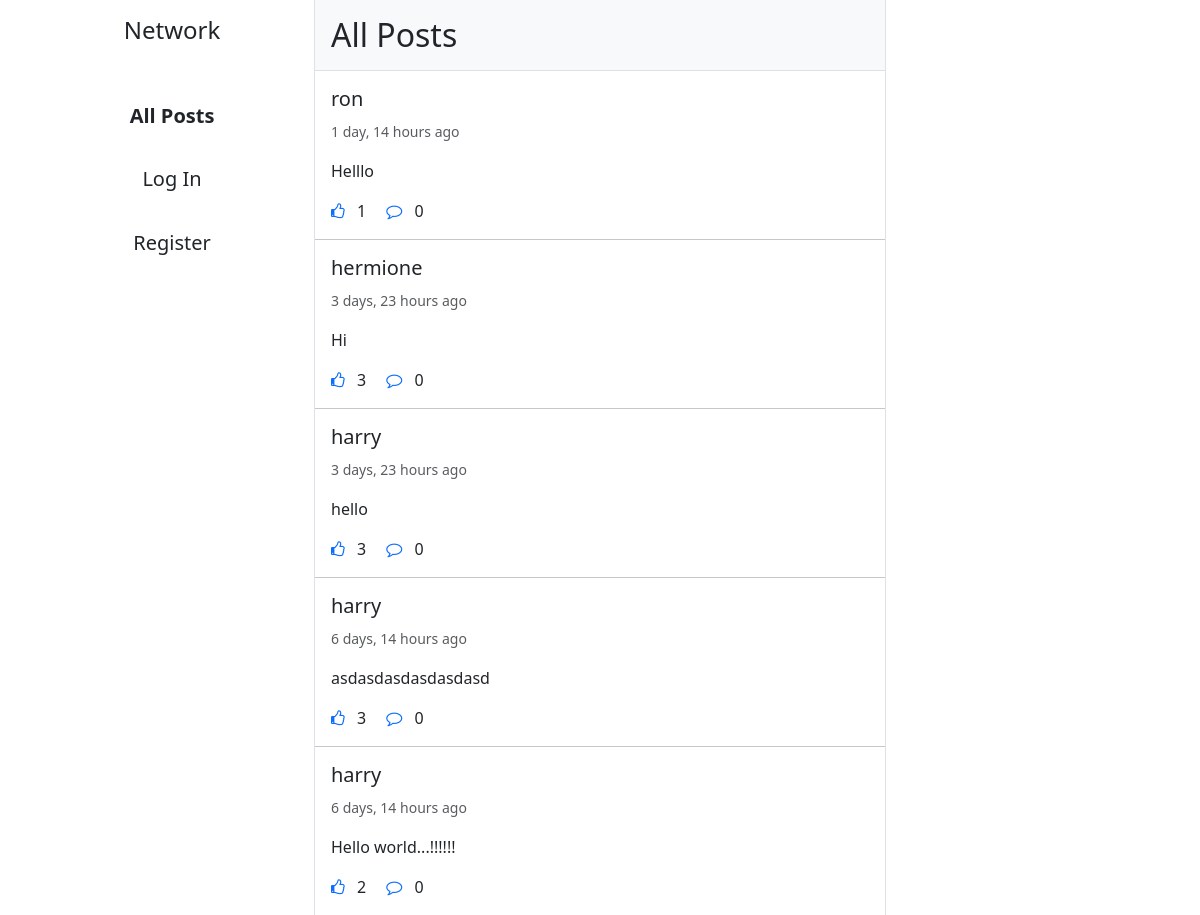
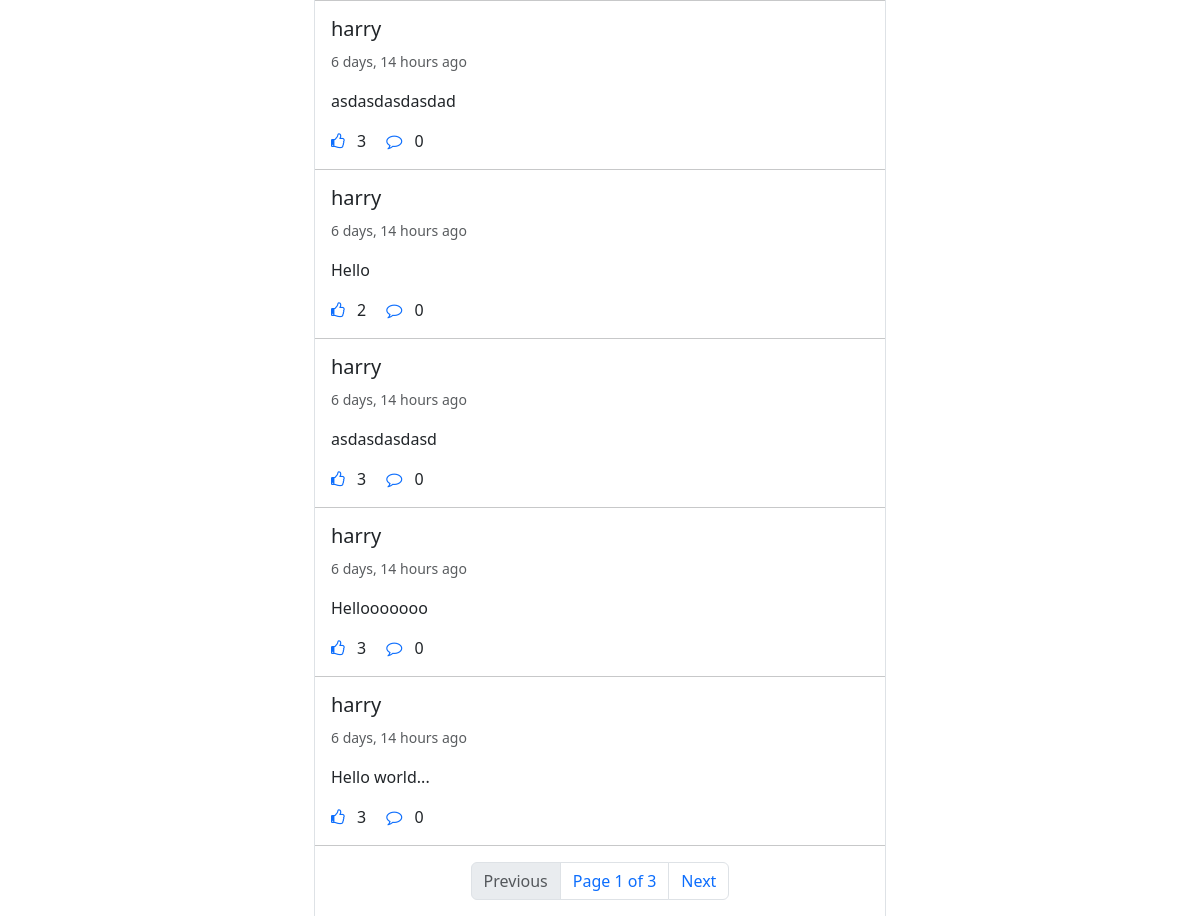
Before: / with the older database file (2 pictures, top to bottom).
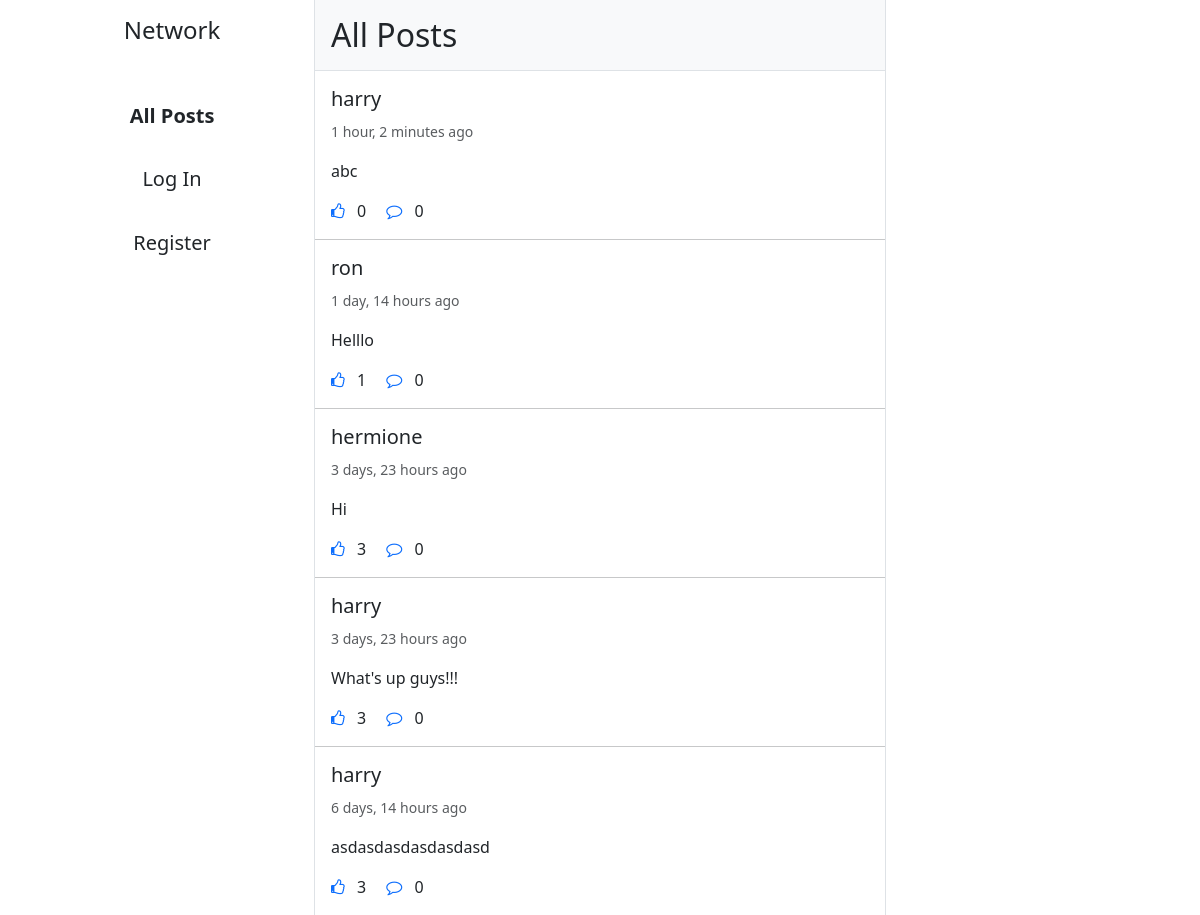
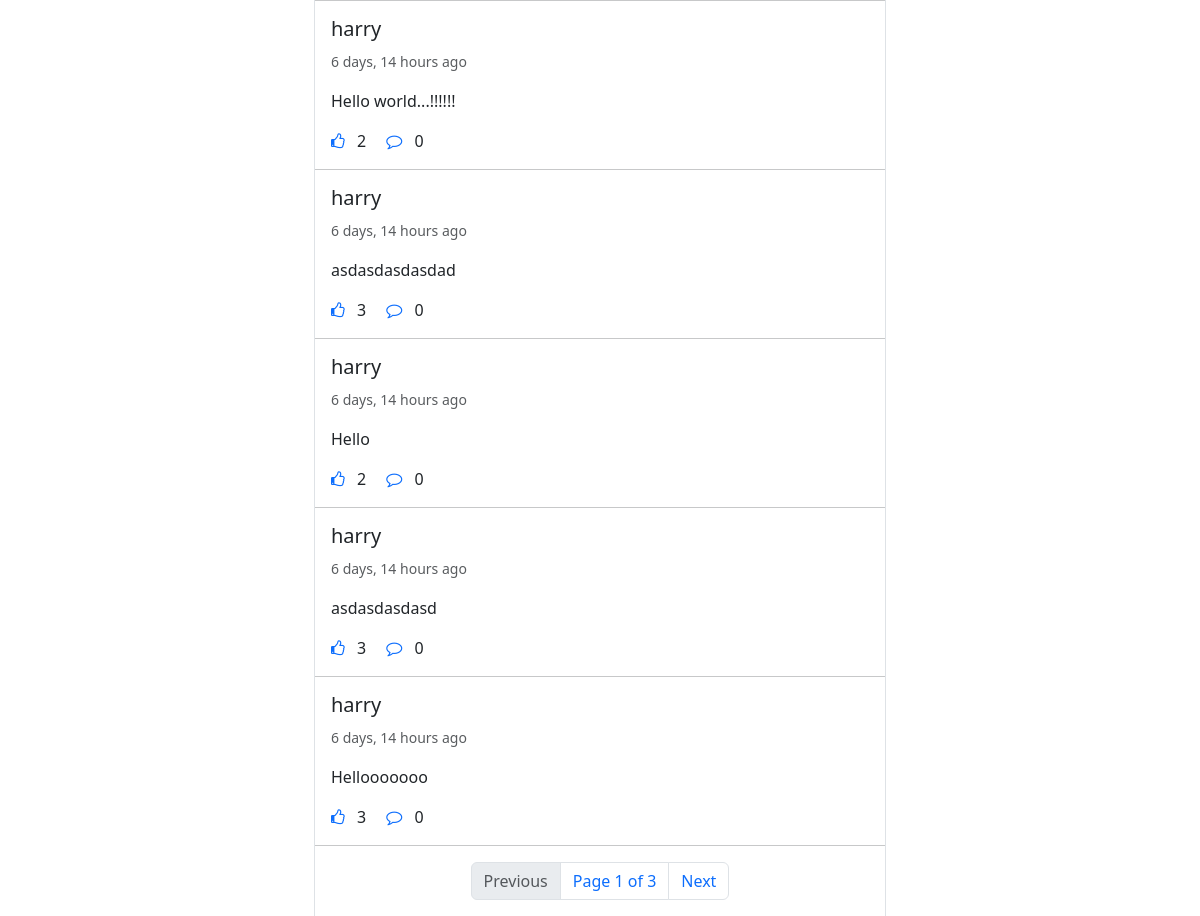
After: the same page with the newer database file (2 pictures, top to bottom).
### network/models.py (models this page shows, shortened)
class Post(models.Model):
    content = models.CharField(max_length=1200, null=False, blank=False)
    posted_on = models.DateTimeField(auto_now_add=True)
    posted_by = models.ForeignKey(User, on_delete=models.CASCADE, related_name="posts")
    likes = models.ManyToManyField(User, blank=True, related_name="liked_posts")
    def count_likes(self):
        return self.likes.count()
    def count_comments(self):
        return self.comments.count()
    def check_like(self, user):
        try:
            self.likes.get(pk=user.id)
            return True
        except:
            return False

class User(AbstractUser):
    def get_posts(self):
        posts = self.posts.order_by("-posted_on").all()
        return posts

### network/views.py (the view)
# urls.py: path("", views.index, name="index"),
def index(request):
    posts = Post.objects.all()
    posts = posts.order_by("-posted_on")
    paginator = Paginator(posts, 10)
    page_num = request.GET.get("page")
    posts = paginator.get_page(page_num if page_num else 1)
    likes = []
    for post in posts:
        likes.append(post.check_like(user=request.user))
    zipped_list = zip(posts, likes)
    return render(request, "network/index.html", {
        "posts": posts,
        "zipped_list": zipped_list
    })

### network/templates/network/index.html (shortened to what this page needs)
{% extends "network/layout.html" %}
{% block body %}
    {% if request.path == "/followings" %}
        <h2 class="p-3 bg-body-tertiary m-0 border-bottom">Your Followings</h2>
    {% elif request.path == "/" %}
        <h2 class="p-3 bg-body-tertiary m-0 border-bottom">All Posts</h2>
    {% endif %}
    {% include "network/posts.html" %}
{% endblock %}

### network/templates/network/posts.html (shortened to what this page needs)
{% for post, like in zipped_list %}
        <div class="card w-100 border-0" id="post{{ post.id }}">
            <div class="card-body position-relative">
                <h5 class="card-title">
                    <a href="{% url 'profile' post.posted_by.id %}" class="link-dark link-underline-opacity-0 link-underline-opacity-100-hover">{{ post.posted_by }}</a>
                </h5>
                <small class="card-subtitle mb-2 text-body-secondary">{{ post.posted_on|timesince }} ago</small>
                <p class="card-text my-3 post-content">{{ post.content }}</p>
                <p class="card-text">
                    <a class="text-decoration-none like-btn" data-post="{{ post.id }}">
                        {% if like %}
                            <i class="fa fa-thumbs-up"></i>
                        {% else %}
                            <i class="fa fa-thumbs-o-up"></i>
                        {% endif %}
                    </a>
                    <span class="likes-count mx-2 likes-count">{{ post.count_likes }}</span>
                    <a href="#" class="card-link text-decoration-none mx-2">
                        <i class="fa fa-comment-o"></i>
                    </a>{{ post.count_comments }}
                </p>
            </div>
        </div>
        <hr class="my-0">
{% empty %}
    <h3 class="my-3">No posts yet.</h3>
{% endfor %}
{% include "network/pagination.html" %}

Changed rows visible on the page:
no longer on this page (row unchanged): Post: posted_by "harry", posted_on "6 days, 14 hours", content "Hello world...", count_likes "3", count_comments "0"
added Post: posted_by "harry", posted_on "1 hour, 2 minutes", content "abc", count_likes "0", count_comments "0"
changed Post: content "hello" → "What's up guys!!!"
